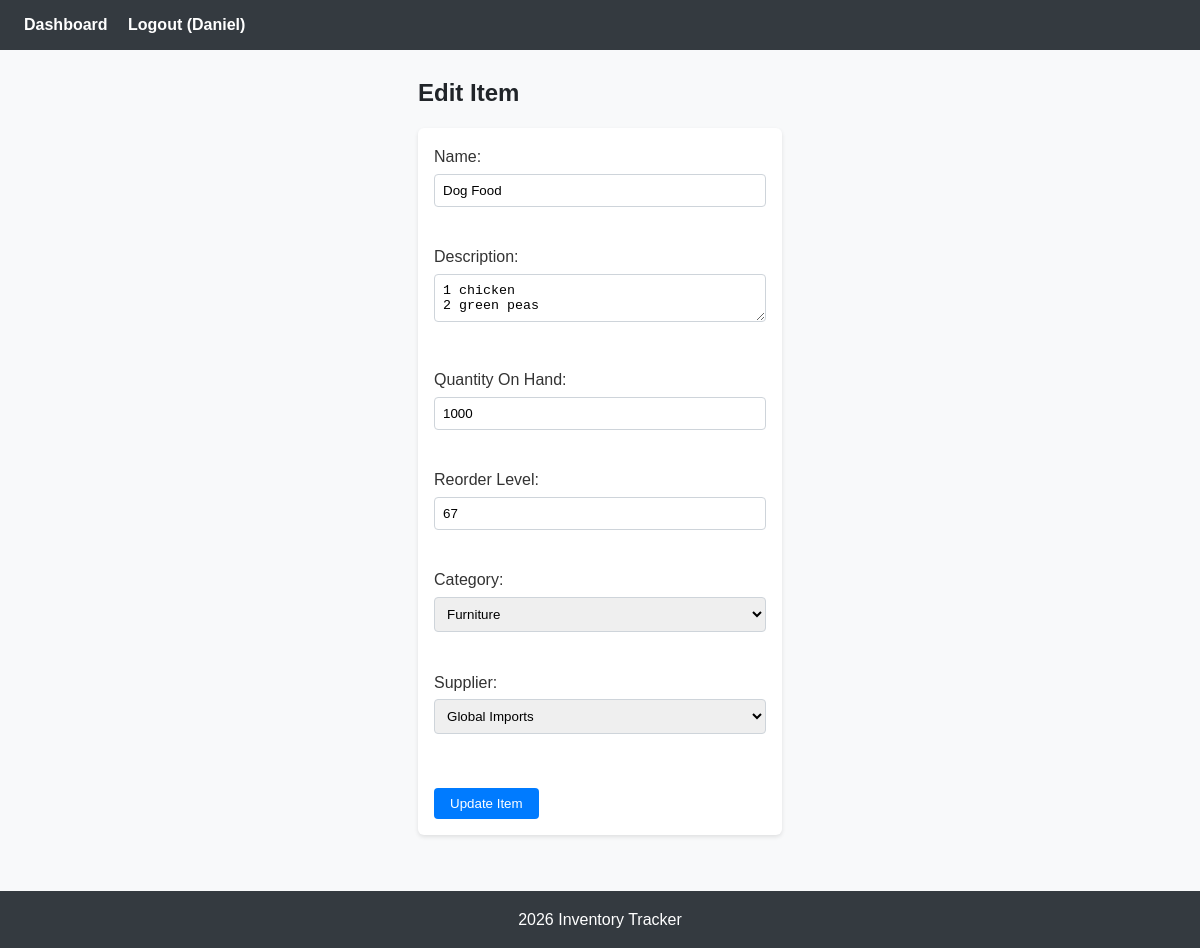
Page /items/edit.php?id=3 (signed in) on the committed database.
### tables this page shows
CREATE TABLE `items` (
  `id` int(11) NOT NULL,
  `category_id` int(11) NOT NULL,
  `supplier_id` int(11) NOT NULL,
  `name` varchar(150) NOT NULL,
  `description` text DEFAULT NULL,
  `quantity_on_hand` int(11) NOT NULL DEFAULT 0,
  `reorder_level` int(11) NOT NULL DEFAULT 0
);

CREATE TABLE `categories` (
  `id` int(11) NOT NULL,
  `name` varchar(100) NOT NULL,
  `description` text DEFAULT NULL
);

CREATE TABLE `suppliers` (
  `id` int(11) NOT NULL,
  `name` varchar(100) NOT NULL,
  `contact_email` varchar(100) DEFAULT NULL,
  `phone` varchar(20) DEFAULT NULL
);

### items/edit.php (the view, shortened to what this page needs)
<?php
require '../functions.php';
$id = (int)$_GET['id'];
$stmt = $pdo->prepare("SELECT * FROM items WHERE id = ?");
$stmt->execute([$id]);
$item = $stmt->fetch(PDO::FETCH_ASSOC);
$categories = $pdo->query("SELECT * FROM categories")->fetchAll();
$suppliers  = $pdo->query("SELECT * FROM suppliers")->fetchAll();
include '../header.php';
?>
<h2>Edit Item</h2>
<form method="post">
    <label>Name:
        <input type="text" name="name" value="<?= htmlspecialchars($item['name']) ?>" required>
    </label><br>
    <label>Description:
        <textarea name="description"><?= htmlspecialchars($item['description']) ?></textarea>
    </label><br>
    <label>Quantity On Hand:
        <input type="number" name="quantity_on_hand" value="<?= $item['quantity_on_hand'] ?>" required>
    </label><br>
    <label>Reorder Level:
        <input type="number" name="reorder_level" value="<?= $item['reorder_level'] ?>" required>
    </label><br>
    <label>Category:
        <select name="category_id" required>
            <?php foreach ($categories as $c): ?>
                <option value="<?= $c['id'] ?>"
                    <?= $item['category_id'] === $c['id'] ? 'selected' : '' ?>>
                    <?= htmlspecialchars($c['name']) ?>
                </option>
            <?php endforeach; ?>
        </select>
    </label><br>
    <label>Supplier:
        <select name="supplier_id" required>
            <?php foreach ($suppliers as $s): ?>
                <option value="<?= $s['id'] ?>"
                    <?= $item['supplier_id'] === $s['id'] ? 'selected' : '' ?>>
                    <?= htmlspecialchars($s['name']) ?>
                </option>
            <?php endforeach; ?>
        </select>
    </label><br>
    <button type="submit">Update Item</button>
</form>
<?php include '../footer.php'; ?>

### assets/css/style.css (style rules this page uses)
* { margin: 0; padding: 0; box-sizing: border-box; }
body { font-family: Arial, sans-serif; background-color: #f8f9fa; color: #333; line-height: 1.6; min-height: 100vh; display: flex; flex-direction: column; }
h1, h2 { margin-bottom: 1rem; color: #212529; }
form { background: #fff; padding: 1rem; border-radius: 6px; box-shadow: 0 2px 4px rgba(0,0,0,0.1); margin-bottom: 2rem; }
form label { display: block; margin-bottom: 0.75rem; }
form input[type="text"], form input[type="email"], form input[type="number"], form input[type="password"], form textarea, form select { width: 100%; padding: 0.5rem; margin-top: 0.25rem; border: 1px solid #ced4da; border-radius: 4px; }
form button { margin-top: 1rem; padding: 0.5rem 1rem; border: none; border-radius: 4px; background-color: #007bff; color: #fff; cursor: pointer; }

### rows in the picture
items: name "Dog Food", description "1 chicken 2 green peas", quantity_on_hand "1000", reorder_level "67", category_id "Furniture", supplier_id "Global Imports"

### other values in the picture
$_SESSION['username'] "Daniel"
